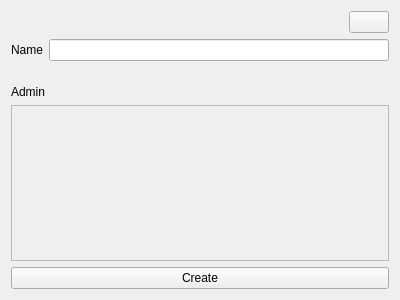
<?xml version="1.0" encoding="UTF-8"?>
<ui version="4.0">
 <class>GroupSettings</class>
 <widget class="QWidget" name="GroupSettings">
  <property name="geometry">
   <rect>
    <x>0</x>
    <y>0</y>
    <width>400</width>
    <height>300</height>
   </rect>
  </property>
  <property name="windowTitle">
   <string>Form</string>
  </property>
  <layout class="QHBoxLayout" name="horizontalLayout_3">
   <item>
    <layout class="QVBoxLayout" name="verticalLayout_2" stretch="1,1,1,10,1">
     <item>
      <layout class="QHBoxLayout" name="horizontalLayout">
       <item>
        <spacer name="horizontalSpacer">
         <property name="orientation">
          <enum>Qt::Orientation::Horizontal</enum>
         </property>
         <property name="sizeHint" stdset="0">
          <size>
           <width>40</width>
           <height>20</height>
          </size>
         </property>
        </spacer>
       </item>
       <item>
        <widget class="QPushButton" name="close_btn">
         <property name="text">
          <string/>
         </property>
         <property name="icon">
          <iconset>
           <normaloff>крест.jpg</normaloff>крест.jpg</iconset>
         </property>
        </widget>
       </item>
      </layout>
     </item>
     <item>
      <layout class="QHBoxLayout" name="horizontalLayout_2">
       <item>
        <widget class="QLabel" name="label_2">
         <property name="text">
          <string>Name</string>
         </property>
        </widget>
       </item>
       <item>
        <widget class="QLineEdit" name="name_label"/>
       </item>
      </layout>
     </item>
     <item>
      <spacer name="verticalSpacer">
       <property name="orientation">
        <enum>Qt::Orientation::Vertical</enum>
       </property>
       <property name="sizeHint" stdset="0">
        <size>
         <width>20</width>
         <height>20</height>
        </size>
       </property>
      </spacer>
     </item>
     <item>
      <layout class="QVBoxLayout" name="verticalLayout">
       <item>
        <widget class="QLabel" name="label">
         <property name="text">
          <string>Admin</string>
         </property>
        </widget>
       </item>
       <item>
        <widget class="QScrollArea" name="scrollArea">
         <property name="widgetResizable">
          <bool>true</bool>
         </property>
         <widget class="QWidget" name="scrollAreaWidgetContents">
          <property name="geometry">
           <rect>
            <x>0</x>
            <y>0</y>
            <width>374</width>
            <height>130</height>
           </rect>
          </property>
         </widget>
        </widget>
       </item>
      </layout>
     </item>
     <item>
      <widget class="QPushButton" name="create_btn">
       <property name="text">
        <string>Create</string>
       </property>
      </widget>
     </item>
    </layout>
   </item>
  </layout>
 </widget>
 <resources/>
 <connections/>
</ui>
